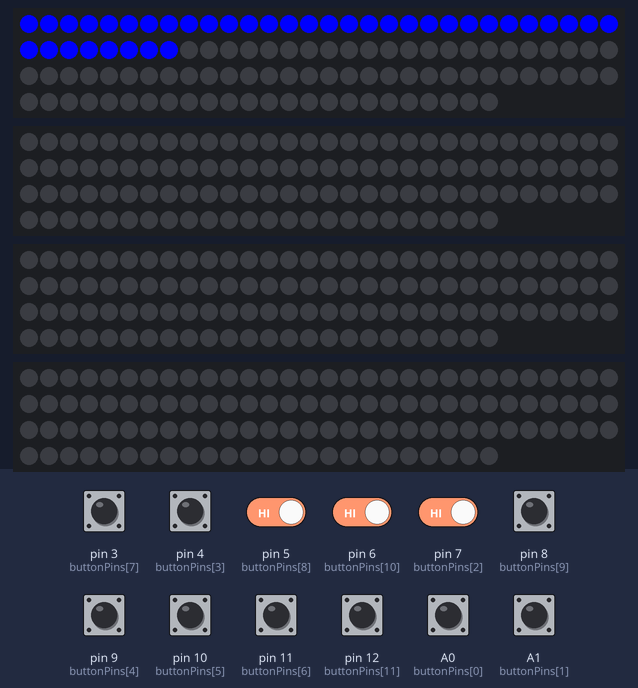
The sketch below on a simulated Arduino Uno, built with avr-gcc and run on an emulated ATmega328P. Parts: 4 × 114 RGB LEDs in strip order, left to right, continuing on the next row. The inputs (shaded band) are chosen by the test bench; at power-on: A0 (buttonPins[0]), A1 (buttonPins[1]), pin 3 (buttonPins[7]), pin 4 (buttonPins[3]), pin 5 (buttonPins[8]), pin 6 (buttonPins[10]), pin 7 (buttonPins[2]), pin 8 (buttonPins[9]), pin 9 (buttonPins[4]), pin 10 (buttonPins[5]), pin 11 (buttonPins[6]), pin 12 (buttonPins[11]) HIGH.

Above: at 1.6 s.
1.7 s: pin 3 (buttonPins[7]) pulled LOW for 0.15 s
At 1.85 s:
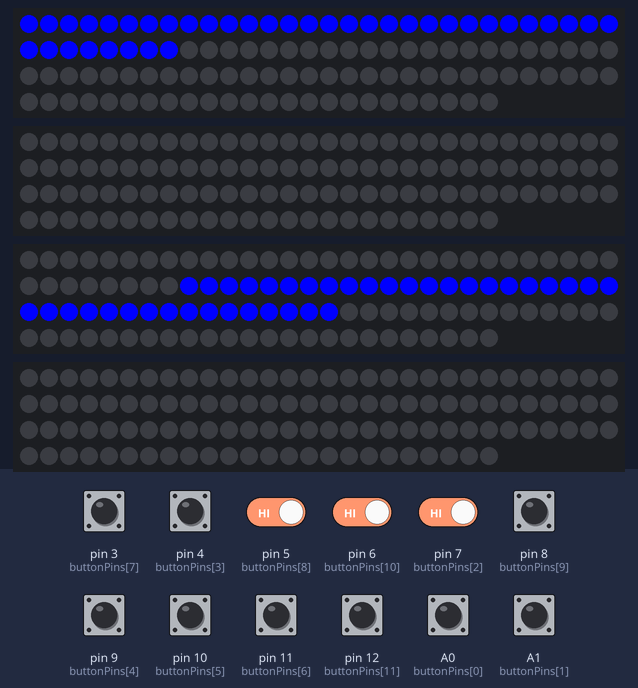
2.4 s: pin 4 (buttonPins[3]) pulled LOW for 1 s
At 3.54 s:
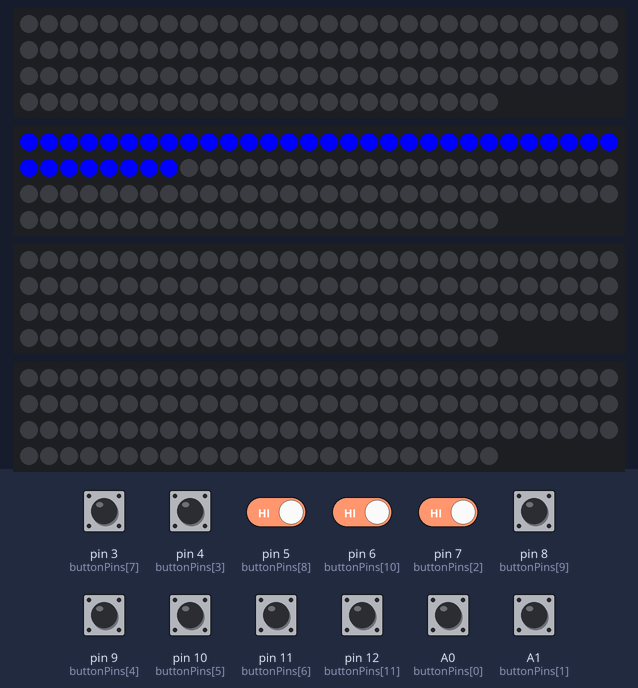
4.0 s: pin 3 (buttonPins[7]) driven LOW and pin 4 (buttonPins[3]) driven LOW and pin 5 (buttonPins[8]) driven LOW and pin 6 (buttonPins[10]) driven LOW and pin 7 (buttonPins[2]) driven LOW
At 6.91 s:
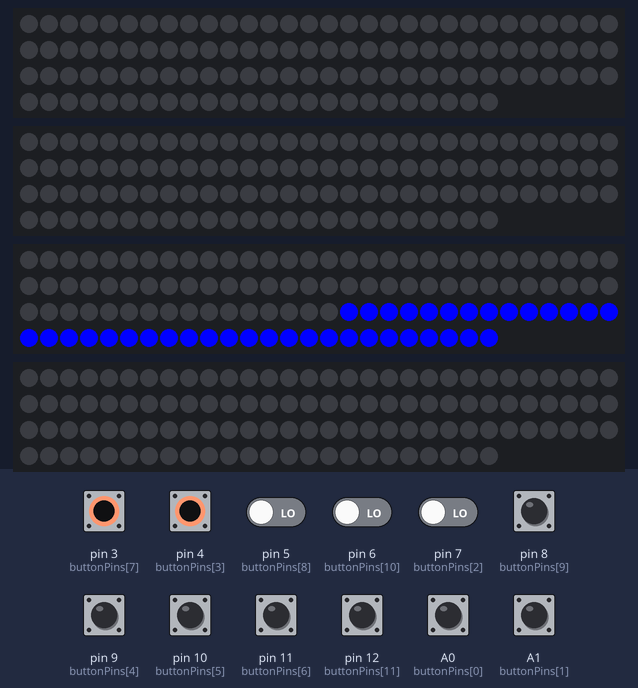
7.0 s: pin 6 (buttonPins[10]) driven HIGH
8.5 s: pin 8 (buttonPins[9]) pulled LOW for 0.15 s
At 8.65 s:
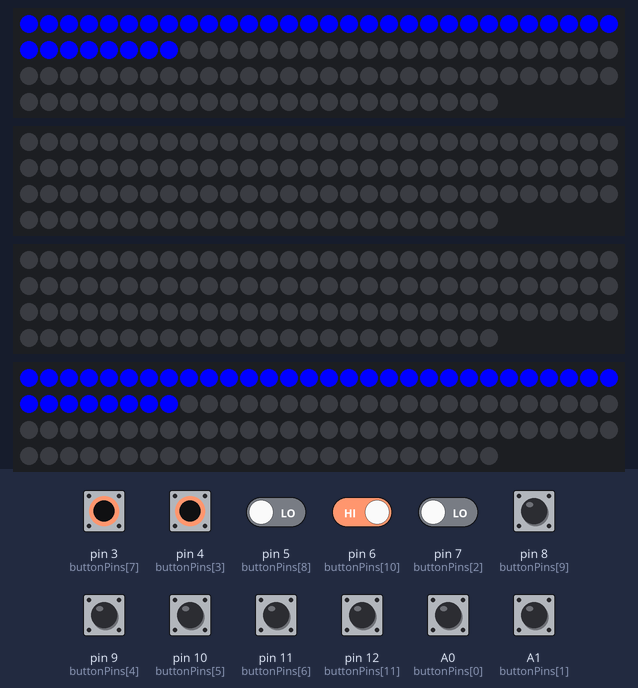
9.2 s: pin 12 (buttonPins[11]) pulled LOW for 1 s
At 10.34 s:
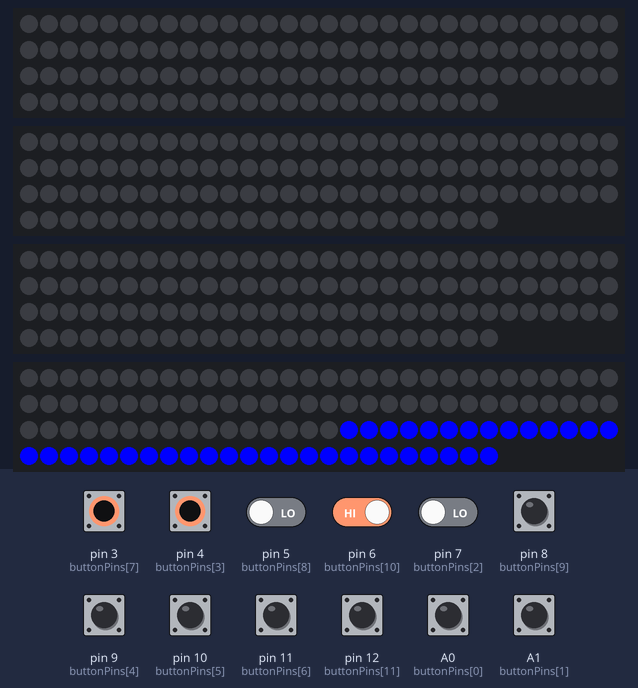
Timing chart, 0 to 11.8 s (numbered marks = the images above; inputs shaded):
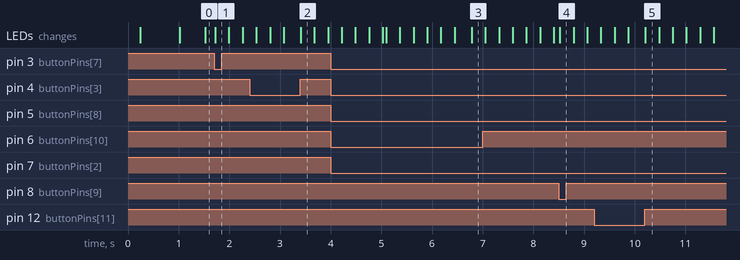

Measured:
- after the input at 1.7 s, the LEDs: change at once (image 1)
- after the input at 2.4 s, the LEDs: first differ from a run without the input after 1.0 s (image 2)
- after the input at 8.5 s, the LEDs: change at once (image 4)
- after the input at 9.2 s, the LEDs: first differ from a run without the input after 1.0 s (image 5)

The sketch:

QGH_Memo_4x4______.ino
```cpp
#define FASTLED_NO_FRAMEBUFFER
#include <FastLED.h>

// ================= LED CONFIG =================
#define SEGMENT_LEDS 38
#define SEGMENT_COUNT 12
#define GROUP_LEDS (SEGMENT_LEDS * 3)

#define PIN_G0 2
#define PIN_G1 A2
#define PIN_G2 A3
#define PIN_G3 A4

CRGB leds0[GROUP_LEDS];
CRGB leds1[GROUP_LEDS];
CRGB leds2[GROUP_LEDS];
CRGB leds3[GROUP_LEDS];

CRGB* getGroup(int seg, int &localIndex){
  if(seg < 3){ localIndex = seg * SEGMENT_LEDS; return leds0; }
  else if(seg < 6){ localIndex = (seg-3)*SEGMENT_LEDS; return leds1; }
  else if(seg < 9){ localIndex = (seg-6)*SEGMENT_LEDS; return leds2; }
  else { localIndex = (seg-9)*SEGMENT_LEDS; return leds3; }
}

void lightSegment(int seg, CRGB c){
  int idx;
  CRGB* arr = getGroup(seg, idx);
  for(int i=0;i<SEGMENT_LEDS;i++) arr[idx+i] = c;
  FastLED.show();
  delayMicroseconds(1500);
}

void clearSegment(int seg){ lightSegment(seg, CRGB::Black); }

void clearAll(){
  fill_solid(leds0, GROUP_LEDS, CRGB::Black);
  fill_solid(leds1, GROUP_LEDS, CRGB::Black);
  fill_solid(leds2, GROUP_LEDS, CRGB::Black);
  fill_solid(leds3, GROUP_LEDS, CRGB::Black);
  FastLED.show();
  delayMicroseconds(1500);
}

// ================= BUTTON CONFIG =================
#define BUTTON_COUNT 12
uint8_t buttonPins[12] = {A0,A1,7,4,9,10,11,3,5,8,6,12};
uint8_t buttonToSegment[12] = {0,1,2,3,4,5,6,7,8,9,10,11};

unsigned long lastPress[12];
bool lastState[12];
#define DEBOUNCE_MS 400

int readButton(){
  for(int i=0;i<12;i++){
    bool nowState = (digitalRead(buttonPins[i]) == LOW);
    unsigned long t = millis();

    if(nowState != lastState[i]){
      if(t - lastPress[i] > DEBOUNCE_MS){
        lastPress[i] = t;
        lastState[i] = nowState;
        if(nowState) return i;
      }
    }
  }
  return -1;
}

// ================= SIMPLE TEST =================
void testButtonsToggle(){
  int b = readButton();
  if(b < 0) return;
  int seg = buttonToSegment[b];
  static bool on[12] = {0};
  on[seg] = !on[seg];
  if(on[seg]) lightSegment(seg, CRGB::Blue);
  else clearSegment(seg);
  delay(30);
}

void testLedsCycle(){
  for(int s=0;s<12;s++){
    lightSegment(s, CRGB::Blue);
    delay(200);
    clearSegment(s);
    delay(60);
  }
}

/* ================= SIMPLE PUZZLE (BLUE ONLY) ================= */

// 12 scenarios × 12 steps each (temporary simple pattern 0..11)
const uint8_t patterns[12][12] PROGMEM = {
  {0,1,2,3,4,5,6,7,8,9,10,11},
  {1,2,3,4,5,6,7,8,9,10,11,0},
  {2,3,4,5,6,7,8,9,10,11,0,1},
  {3,4,5,6,7,8,9,10,11,0,1,2},
  {4,5,6,7,8,9,10,11,0,1,2,3},
  {5,6,7,8,9,10,11,0,1,2,3,4},
  {6,7,8,9,10,11,0,1,2,3,4,5},
  {7,8,9,10,11,0,1,2,3,4,5,6},
  {8,9,10,11,0,1,2,3,4,5,6,7},
  {9,10,11,0,1,2,3,4,5,6,7,8},
  {10,11,0,1,2,3,4,5,6,7,8,9},
  {11,0,1,2,3,4,5,6,7,8,9,10}
};

uint8_t puzzleIndex = 0;
uint8_t stepIndex = 0;

// ==== blink one segment ====
void blinkSegment(int seg){
  lightSegment(seg, CRGB::Blue);
  delay(500);
  clearSegment(seg);
  delay(500);
}

// ==== restart current scenario ====
void restartPuzzle(){
  clearAll();
  stepIndex = 0;

  uint8_t first = pgm_read_byte(&patterns[puzzleIndex][0]);
  int seg = buttonToSegment[first];
  lightSegment(seg, CRGB::Blue);
}

// ==== correct press ====
void handleCorrect(int seg){
  // light all correct ones so far
  for(int i=0;i<=stepIndex;i++){
    int s = buttonToSegment[ pgm_read_byte(&patterns[puzzleIndex][i]) ];
    lightSegment(s, CRGB::Blue);
    delayMicroseconds(1500);
  }

  stepIndex++;

  if(stepIndex >= 12){
    // success: blink all, advance scenario
    for(int k=0;k<3;k++){
      fill_solid(leds0, GROUP_LEDS, CRGB::Blue);
      fill_solid(leds1, GROUP_LEDS, CRGB::Blue);
      fill_solid(leds2, GROUP_LEDS, CRGB::Blue);
      fill_solid(leds3, GROUP_LEDS, CRGB::Blue);
      FastLED.show();
      delay(250);
      clearAll();
      delay(200);
    }
    // next scenario
    puzzleIndex = (puzzleIndex + 1) % 12;
    restartPuzzle();
  }
}

// ==== wrong press ====
void handleWrong(int seg){
  for(int k=0;k<3;k++){
    lightSegment(seg, CRGB::Blue);
    delay(250);
    clearSegment(seg);
    delay(250);
  }
  restartPuzzle();
}

// ==== button processing ====
void processPuzzle(){
  static unsigned long lastBlink = 0;
  uint8_t first = pgm_read_byte(&patterns[puzzleIndex][0]);
  int segFirst = buttonToSegment[first];
  if(stepIndex == 0){
    unsigned long t = millis();
    if(t - lastBlink >= 500){
      lastBlink = t;
      static bool visible = false;
      visible = !visible;
      if(visible) lightSegment(segFirst, CRGB::Blue);
      else clearSegment(segFirst);
    }
  }

  int b = readButton();
  if(b < 0) return;

  uint8_t expected = pgm_read_byte(&patterns[puzzleIndex][stepIndex]);
  if(b == expected){
    handleCorrect(buttonToSegment[b]);
  } else {
    handleWrong(buttonToSegment[b]);
  }
}

// ================= SETUP =================
void setup(){
  Serial.begin(115200);
  delay(200);

  FastLED.addLeds<NEOPIXEL, PIN_G0>(leds0, GROUP_LEDS);
  FastLED.addLeds<NEOPIXEL, PIN_G1>(leds1, GROUP_LEDS);
  FastLED.addLeds<NEOPIXEL, PIN_G2>(leds2, GROUP_LEDS);
  FastLED.addLeds<NEOPIXEL, PIN_G3>(leds3, GROUP_LEDS);
  FastLED.clear(true);

  for(int i=0;i<12;i++){
    pinMode(buttonPins[i], INPUT_PULLUP);
    lastPress[i] = 0;
    lastState[i] = false;
  }

  restartPuzzle();
}

// ================= LOOP =================
void loop(){
  // ---- puzzle mode ----
  processPuzzle();

  delay(5);
}
```
